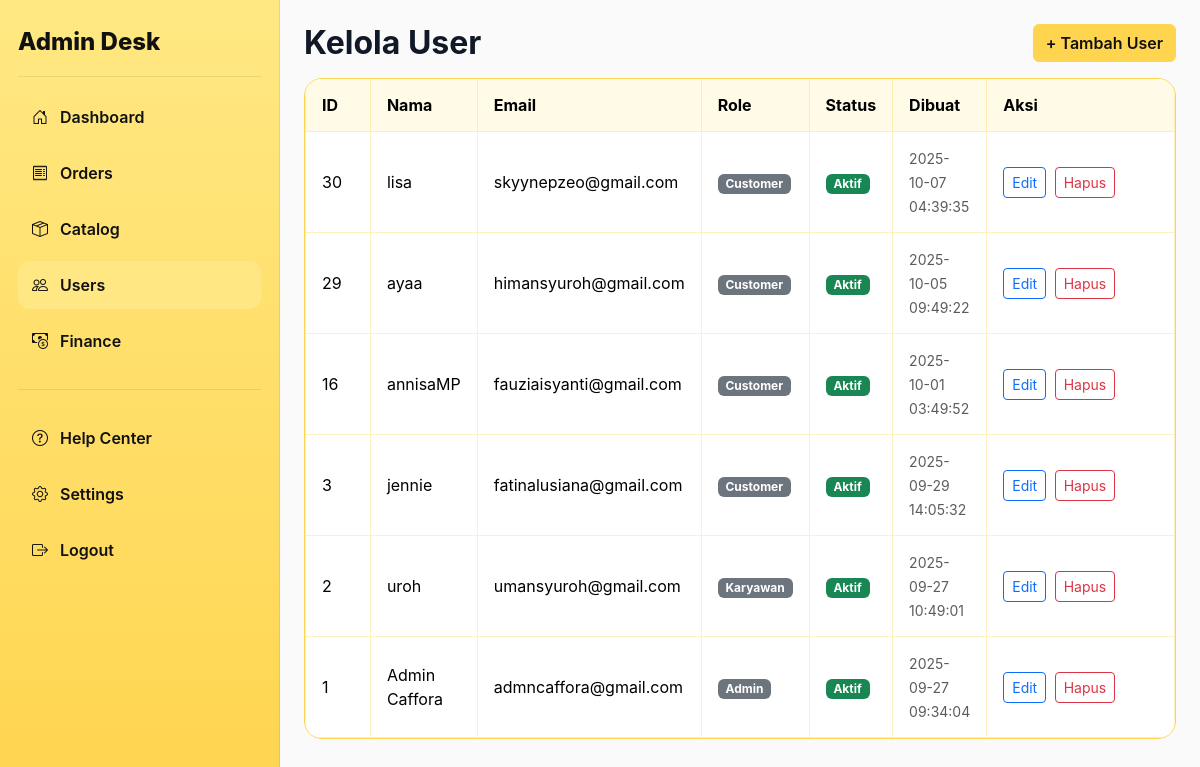
Page /public/admin/users.php (signed in) on the committed database.
### tables this page shows
CREATE TABLE `users` (
  `id` int(10) UNSIGNED NOT NULL,
  `name` varchar(100) NOT NULL,
  `email` varchar(150) NOT NULL,
  `password` varchar(255) NOT NULL,
  `otp` varchar(6) DEFAULT NULL,
  `otp_expires_at` datetime DEFAULT NULL,
  `status` enum('pending','active') DEFAULT 'pending',
  `role` enum('admin','customer','karyawan') NOT NULL DEFAULT 'customer',
  `created_at` timestamp NOT NULL DEFAULT current_timestamp(),
  `updated_at` timestamp NOT NULL DEFAULT current_timestamp() ON UPDATE current_timestamp()
);

### backend/config.php (called while the page is built, shortened)
<?php
if (!function_exists('h')) {
    function h(string $s): string {
        return htmlspecialchars($s, ENT_QUOTES, 'UTF-8');
    }
}

### public/admin/users.php (the view, shortened to what this page needs)
<?php
require_once __DIR__ . '/../../backend/config.php';
$rows = [];
$res = $conn->query("SELECT id,name,email,role,status,created_at FROM users ORDER BY created_at DESC");
if ($res) { $rows = $res->fetch_all(MYSQLI_ASSOC); $res->close(); }
?>
<!doctype html>
<html lang="id">
<head>
  <link href="https://cdn.jsdelivr.net/npm/bootstrap@5.3.3/dist/css/bootstrap.min.css" rel="stylesheet">
  <link href="https://cdn.jsdelivr.net/npm/bootstrap-icons@1.11.3/font/bootstrap-icons.css" rel="stylesheet">
</head>
<body>
<aside class="sidebar">
  <div class="brand mb-2">Admin Desk</div>
  <hr class="my-3">
  <nav class="nav flex-column gap-2" id="sidebar-nav">
    <a class="nav-link" href="<?= BASE_URL ?>/public/admin/index.php"><i class="bi bi-house-door"></i> Dashboard</a>
    <a class="nav-link" href="<?= BASE_URL ?>/public/admin/orders.php"><i class="bi bi-receipt"></i> Orders</a>
    <a class="nav-link" href="<?= BASE_URL ?>/public/admin/catalog.php"><i class="bi bi-box-seam"></i> Catalog</a>
    <a class="nav-link active" href="#"><i class="bi bi-people"></i> Users</a>
    <a class="nav-link" href="<?= BASE_URL ?>/public/admin/finance.php"><i class="bi bi-cash-coin"></i> Finance</a>
    <hr>
    <a class="nav-link" href="#"><i class="bi bi-question-circle"></i> Help Center</a>
    <a class="nav-link" href="#"><i class="bi bi-gear"></i> Settings</a>
    <a class="nav-link" href="<?= BASE_URL ?>/backend/logout.php"><i class="bi bi-box-arrow-right"></i> Logout</a>
  </nav>
</aside>
<main class="content">
  <div class="d-flex align-items-center justify-content-between mb-3">
    <h2 class="fw-bold m-0">Kelola User</h2>
    <button class="btn btn-saffron" data-bs-toggle="modal" data-bs-target="#userModal" onclick="openAdd()">+ Tambah User</button>
  </div>
  <div class="cardx">
    <div class="table-responsive">
      <table class="table table-grid align-middle">
        <thead>
          <tr>
            <th style="width:70px">ID</th>
            <th>Nama</th>
            <th>Email</th>
            <th>Role</th>
            <th>Status</th>
            <th>Dibuat</th>
            <th style="width:220px">Aksi</th>
          </tr>
        </thead>
        <tbody>
          <?php if (!$rows): ?>
            <tr><td colspan="7" class="text-center text-muted py-4">Belum ada data.</td></tr>
          <?php else: foreach ($rows as $u): ?>
            <tr>
              <td><?= (int)$u['id'] ?></td>
              <td><?= h($u['name']) ?></td>
              <td><?= h($u['email']) ?></td>
              <td><span class="badge text-bg-secondary text-capitalize"><?= h($u['role']) ?></span></td>
              <td>
                <?php if ($u['status']==='active'): ?>
                  <span class="badge text-bg-success">Aktif</span>
                <?php else: ?>
                  <span class="badge text-bg-warning text-dark">Pending</span>
                <?php endif; ?>
              </td>
              <td><small class="text-muted"><?= h($u['created_at']) ?></small></td>
              <td>
                <button class="btn btn-sm btn-outline-primary me-1"
                        onclick='openEdit(<?= (int)$u["id"] ?>, <?= json_encode($u, JSON_HEX_TAG|JSON_HEX_APOS|JSON_HEX_AMP|JSON_HEX_QUOT) ?>)'>Edit</button>
                <a class="btn btn-sm btn-outline-danger"
                   href="?delete=<?= (int)$u['id'] ?>"
                   onclick="return confirm(".'"Hapus user ini?"'.')">Hapus</a>
              </td>
            </tr>
          <?php endforeach; endif; ?>
        </tbody>
      </table>
    </div>
  </div>
</main>
</body>
</html>

### public/admin/users.php (style rules this page uses)
:root { --gold:#ffd54f; --gold-200:#ffe883; --c-border:#E5E7EB; --c-ink:#111827; --radius:18px; --grid: rgba(255,213,79,.35); }
body { background:#FAFAFA; color:var(--c-ink); font-family:Inter,system-ui,-apple-system,Segoe UI,Roboto,Arial; }
.sidebar { width:280px; background:linear-gradient(180deg,var(--gold-200),var(--gold)); border-right:1px solid rgba(0,0,0,.08); position:fixed; inset:0 auto 0 0; padding:24px 18px; overflow-y:auto; }
.brand { font-weight:800; font-size:24px; color:#111; }
.nav-link { display:flex; align-items:center; gap:12px; padding:12px 14px; border-radius:12px; color:#111; font-weight:600; transition:background .2s ease; }
.nav-link.active { background:var(--gold-200); }
.nav-link .bi { color:#111; }
.sidebar hr { border-color:rgba(0,0,0,.08); opacity:1; }
.content { margin-left:280px; padding:24px; }
.cardx { background:#fff; border:1px solid var(--gold); border-radius:var(--radius); overflow:hidden; }
.btn-saffron { background:var(--gold); border-color:var(--gold); color:#111; font-weight:600; transition:all .2s ease; }
.table-grid { margin:0; border-collapse:separate; border-spacing:0; }
.table-grid thead th { background:#fffbe6; border-bottom:1px solid var(--grid); border-right:1px solid var(--grid); padding:14px 16px; white-space:nowrap; font-weight:700; }
.table-grid thead th:first-child { border-left:1px solid var(--grid); }
.table-grid thead th:last-child { border-right:1px solid var(--grid); }
.table-grid tbody td { border-right:1px solid var(--grid); border-bottom:1px solid var(--grid); padding:14px 16px; vertical-align:middle; background:#fff; }
.table-grid tbody td:first-child { border-left:1px solid var(--grid); }
.table-grid thead th:first-child { border-top-left-radius:12px; }
.table-grid thead th:last-child { border-top-right-radius:12px; }
.table-grid tbody tr:last-child td:first-child { border-bottom-left-radius:12px; }
.table-grid tbody tr:last-child td:last-child { border-bottom-right-radius:12px; }

### rows in the picture
users: id "30", name "lisa", email "skyynepzeo@gmail.com", role "Customer", status "Aktif", created_at "2025-10-07 04:39:35"
users: id "29", name "ayaa", email "himansyuroh@gmail.com", role "Customer", status "Aktif", created_at "2025-10-05 09:49:22"
users: id "16", name "annisaMP", email "fauziaisyanti@gmail.com", role "Customer", status "Aktif", created_at "2025-10-01 03:49:52"
users: id "3", name "jennie", email "fatinalusiana@gmail.com", role "Customer", status "Aktif", created_at "2025-09-29 14:05:32"
users: id "2", name "uroh", email "umansyuroh@gmail.com", role "Karyawan", status "Aktif", created_at "2025-09-27 10:49:01"
users: id "1", name "Admin Caffora", email "admncaffora@gmail.com", role "Admin", status "Aktif", created_at "2025-09-27 09:34:04"
